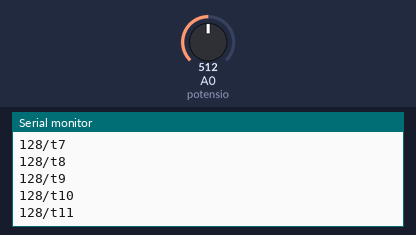
Bench run of a sketch on a simulated Arduino Uno, built with avr-gcc and run on an emulated ATmega328P. On the bench: the last lines printed to the serial monitor. Inputs (shaded band) come from the test bench; at power-on: A0 (potensio) = 512. EEPROM starts erased.

Above: at 1.2 s.
1.3 s: A0 (potensio) set to 716
At 1.31 s:
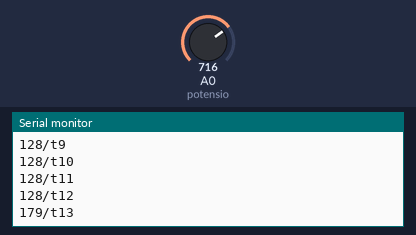
2.8 s: A0 (potensio) set to 900
At 2.82 s:
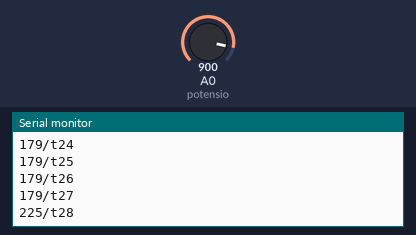
Timing chart, 0 to 5.8 s (numbered marks = the images above; inputs shaded):
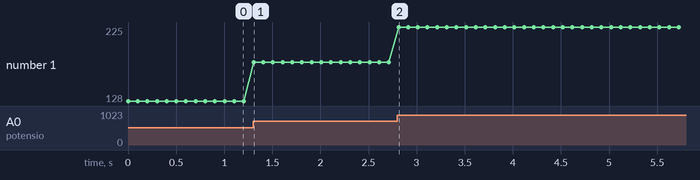

Measured:
- after the input at 1.3 s, the serial monitor: prints a new line at once (image 1)
- plotted number 1: 128 → 179 after the input at 1.3 s

The sketch:

1A.ino
```cpp
#include <EEPROM.h>
int addr = 0;
int potensio = A0;
void setup()
{
Serial.begin(9600);
}
void loop() {
int val = analogRead(potensio) / 4; if (addr <= 512) {
EEPROM.write(addr, val);
Serial.print(val);
Serial.print("/t");
Serial.println(addr);
addr = addr + 1;
} delay(100);
}
```
